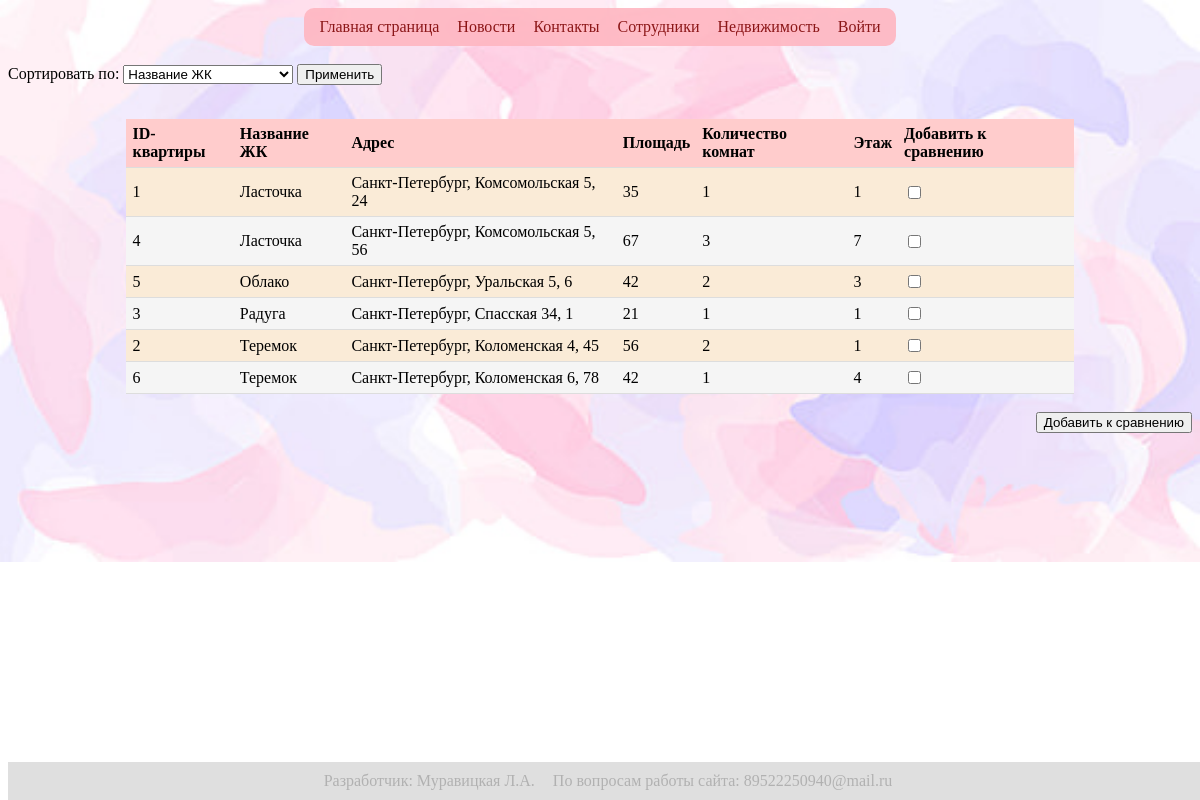
/Products.php, run on the app's committed database.
### Products.php (the view, shortened to what this page needs)
<html>
<head>
</head>
<body>
<?php
 include 'Head.php';
 ?>
 <br>
<form method="get">
        <label for="sort">Сортировать по:</label>
        <select name="sort" id="sort">
        <option value="zhk">Название ЖК</option>
        </select>
        <input type="submit" value="Применить">
    </form>
<br>
<div class="t">
    <form method="post">
        <table>
            <tr>
                <th>ID-квартиры</th>
                <th>Название ЖК</th>
                <th>Адрес</th>
                <th>Площадь</th>
                <th>Количество комнат</th>
                <th>Этаж</th>
                <th>Добавить к сравнению</th>
            </tr>
            <?php
            $servername = "localhost";
            $username = "root";
            $password = "";
            $dbname = "test";
            $conn = new mysqli($servername, $username, $password, $dbname);
        if (isset($_GET['sort'])) {
            switch ($_GET['sort']) {
                case 'zhk':
                    $sql = "SELECT * FROM квартиры ORDER BY `квартиры`.`Название ЖК` ASC";
                    break;
                case 'area_up':
                    $sql = "SELECT * FROM квартиры ORDER BY `квартиры`.`Площадь` ASC";
                    break;
                case 'area_down':
                    $sql = "SELECT * FROM квартиры ORDER BY `квартиры`.`Площадь` DESC";
                    break;
            }
        }else{
            $sql = "SELECT * FROM квартиры ORDER BY `квартиры`.`Название ЖК` ASC";
        }
            $result = $conn->query($sql);
            if ($result->num_rows > 0) {
                while($row = $result->fetch_assoc()) {
                    echo "<tr>";
                    echo "<td>" . $row["ID-квартиры"]. "</td>";
                    echo "<td>" . $row["Название ЖК"]. "</td>";
                    echo "<td>" . $row["Адрес"]. "</td>";
                    echo "<td>" . $row["Площадь"]. "</td>";
                    echo "<td>" . $row["Количество комнат"]. "</td>";
                    echo "<td>" . $row["Этаж"]. "</td>";
                    echo "<td><input type='checkbox' name='apartment[]' value='" . $row["ID-квартиры"] . "'></td>";
                    echo "</tr>";
                }
            } else {
                echo "0 результатов";
            }
            ?>
        </table>
        <br>
        <input style="float: right; margin-left: -600px" type="submit" name="compare" value="Добавить к сравнению">
    </form>
</div>
<footer>
<?php include 'Foot.php'; ?>
</footer>
</body>
</html>

### Products.php (style rules this page uses)
BODY { background: url(background.jpg) no-repeat 0px 0px; background-size: 100%; }
table { width: 80%; margin: 0 auto; border-collapse: collapse; }
th, td { padding: 6px; text-align: left; border-bottom: 1px solid #ddd; }
th { background-color: #ffcccc; }
tr:nth-child(even) { background-color: #FAEBD7; }
tr:nth-child(odd) { background-color: #F5F5F5; }

### data on the page
квартиры: value "1", Название ЖК "Ласточка", Адрес "Санкт-Петербург, Комсомольская 5, 24", Площадь "35", Количество комнат "1", Этаж "1"
квартиры: value "4", Название ЖК "Ласточка", Адрес "Санкт-Петербург, Комсомольская 5, 56", Площадь "67", Количество комнат "3", Этаж "7"
квартиры: value "5", Название ЖК "Облако", Адрес "Санкт-Петербург, Уральская 5, 6", Площадь "42", Количество комнат "2", Этаж "3"
квартиры: value "3", Название ЖК "Радуга", Адрес "Санкт-Петербург, Спасская 34, 1", Площадь "21", Количество комнат "1", Этаж "1"
квартиры: value "2", Название ЖК "Теремок", Адрес "Санкт-Петербург, Коломенская 4, 45", Площадь "56", Количество комнат "2", Этаж "1"
квартиры: value "6", Название ЖК "Теремок", Адрес "Санкт-Петербург, Коломенская 6, 78", Площадь "42", Количество комнат "1", Этаж "4"
